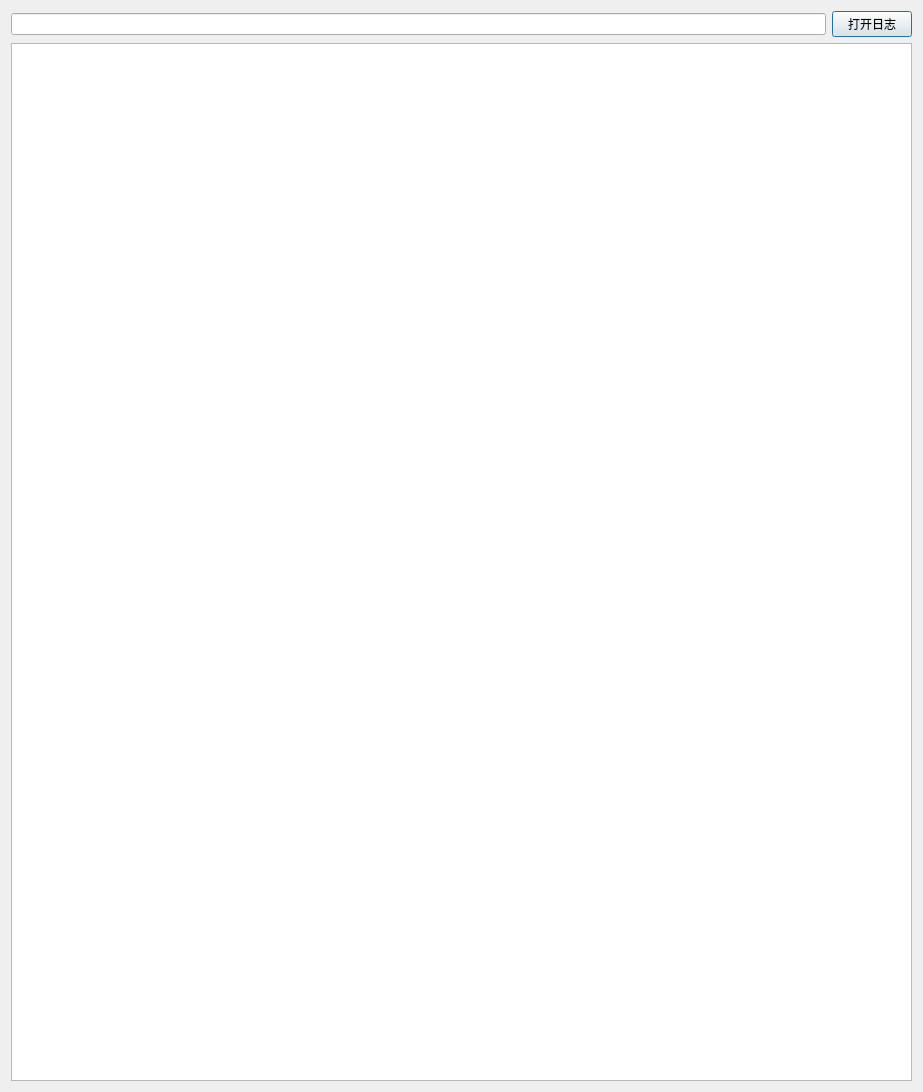
<?xml version="1.0" encoding="UTF-8"?>
<ui version="4.0">
 <class>Dialog</class>
 <widget class="QDialog" name="Dialog">
  <property name="geometry">
   <rect>
    <x>0</x>
    <y>0</y>
    <width>923</width>
    <height>1092</height>
   </rect>
  </property>
  <property name="windowTitle">
   <string>Dialog</string>
  </property>
  <layout class="QVBoxLayout" name="verticalLayout_2">
   <item>
    <layout class="QVBoxLayout" name="verticalLayout">
     <item>
      <layout class="QHBoxLayout" name="horizontalLayout">
       <item>
        <widget class="QLineEdit" name="lineEdit"/>
       </item>
       <item>
        <widget class="QPushButton" name="pushButton">
         <property name="text">
          <string>打开日志</string>
         </property>
        </widget>
       </item>
      </layout>
     </item>
     <item>
      <widget class="QPlainTextEdit" name="plainTextEdit"/>
     </item>
    </layout>
   </item>
  </layout>
 </widget>
 <resources/>
 <connections/>
</ui>
